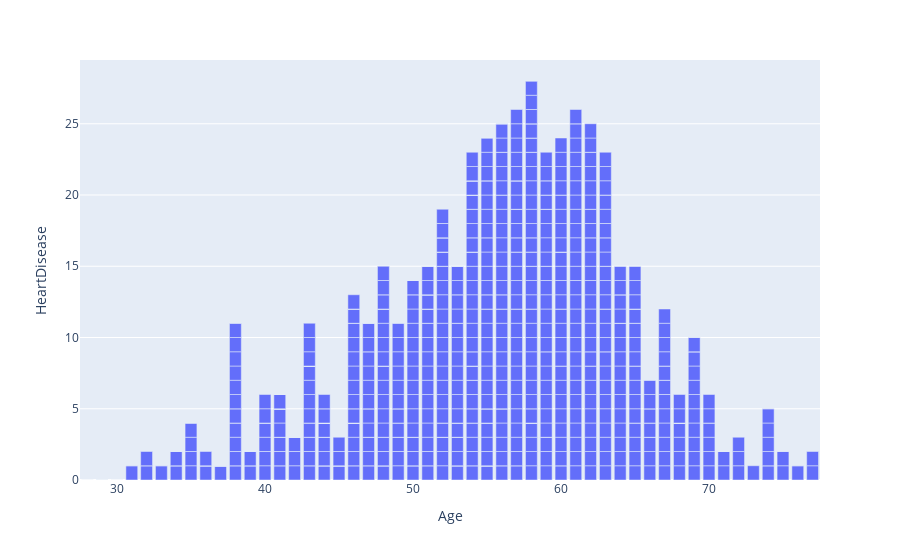

Source (notebook cell):
### Code cell
px.bar(data_frame = heart, x="Age",y='HeartDisease')

### Figure 1 — Plotly figure (JSON) as saved in the notebook; plotly's stock layout.template omitted (floating-point values rounded to 4 significant figures; data arrays with more than 128 entries replaced by an {"elided": "..."} marker saying what was removed)
{"data": [{"alignmentgroup": "True", "hovertemplate": "Age=%{x}<br>HeartDisease=%{y}<extra></extra>", "legendgroup": "", "marker": {"color": "#636efa", "pattern": {"shape": ""}}, "name": "", "offsetgroup": "", "orientation": "v", "showlegend": false, "textposition": "auto", "type": "bar", "x": {"elided": "918 int values"}, "xaxis": "x", "y": {"elided": "918 int values"}, "yaxis": "y"}], "layout": {"barmode": "relative", "legend": {"tracegroupgap": 0}, "margin": {"t": 60}, "xaxis": {"anchor": "y", "domain": [0, 1], "title": {"text": "Age"}}, "yaxis": {"anchor": "x", "domain": [0, 1], "title": {"text": "HeartDisease"}}}}
